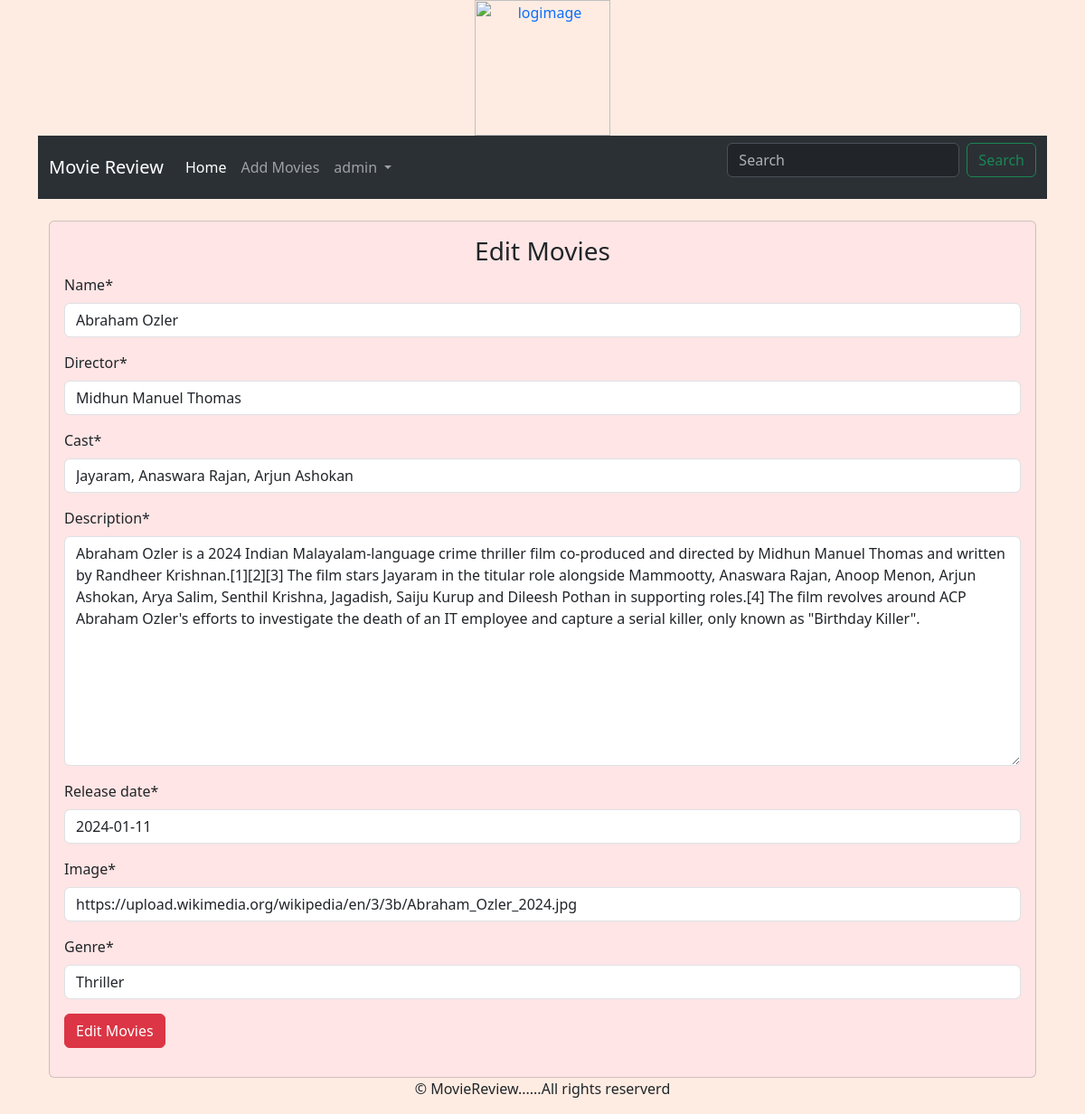
Screenshot of /editmovies/2/ (signed in) with the database file from the repository.
### movieapp/models.py (models this page shows, shortened)
class Movie(models.Model):
    name=models.CharField(max_length=250)
    director= models.CharField(max_length=250)
    cast=models.CharField(max_length=800)
    description=models.TextField(max_length=3000)
    release_date=models.DateField()
    averageRating=models.FloatField(default=0)
    image=models.URLField(default=None,null=True)
    genre = models.CharField(max_length=200, default='Drama')
    user = models.ForeignKey(User, on_delete=models.CASCADE)

### movieapp/views.py (the view)
# urls.py: path('editmovies/<int:id>/', views.edit_movies, name="edit_movies"),
def edit_movies(request,id):
    if request.user.is_authenticated:
            movie=Movie.objects.get(id=id)
            if request.method=="POST":
                form=MovieForm(request.POST or None, instance=movie)
                if form.is_valid():
                    date=form.save(commit=False)
                    date.save()
                    return redirect("movieapp:detail", id)
            else:
                form=MovieForm(instance=movie)
            return render(request,'addmovies.html',{"form":form, "controller":"Edit Movies"})
    return redirect("credentials:login")

### movieapp/forms.py
class MovieForm(forms.ModelForm):
    class Meta:
        model = Movie
        fields=('name', 'director', 'cast', 'description', 'release_date', 'image','genre')

### templates/addmovies.html (shortened to what this page needs)
{% extends 'base.html' %}
{% load crispy_forms_tags %}
{% load static %}
{% block content %}
<div class="container">
    <br>
    <div class="card" style="background-color:FFE5E5;">
        <div class="card-body">
            <h3 class="text-center">{{controller}}</h3>
            <form action="" method="POST" >
                {{ form|crispy}}
                <input type="submit" value="{{controller}}" class="btn btn-danger">
            </form>
        </div>
    </div>
</div>
{% endblock %}

### templates/nav.html (shortened to what this page needs)
<nav class="navbar navbar-expand-lg  bg-body-tertiary" data-bs-theme="dark">
  <div class="container-fluid">
    <a class="navbar-brand" href="{% url 'movieapp:home' %}">Movie Review</a>
    <div class="collapse navbar-collapse" id="navbarSupportedContent">
      <ul class="navbar-nav me-auto mb-2 mb-lg-0">
        <li class="nav-item">
          <a class="nav-link active" aria-current="page" href="{% url 'movieapp:home' %}">Home</a>
        </li>
        <li class="nav-item">
          <a class="nav-link" href="{% url 'movieapp:add_movies' %}">Add Movies</a>
        </li>
         {% if user.is_authenticated %}
            <li class="nav-item dropdown">
              <a class="nav-link dropdown-toggle" href="#" role="button" data-bs-toggle="dropdown" aria-expanded="false">
                {{user.username}}
              </a>
            </li>
         {% else %}
            <li class="nav-item">
            <a class="nav-link" href="{% url 'credentials:register' %}">Register</a>
            <li class="nav-item">
            <a class="nav-link" href="{% url 'credentials:login' %}">Login</a>
         {% endif %}
        </ul>
      <form class="d-flex" role="search" action="{% url 'movieapp:home' %}" method ="GET">
        <input class="form-control me-2" type="search" placeholder="Search" aria-label="Search" name="q">
        <button class="btn btn-outline-success" type="submit">Search</button>
      </form>
    </div>
  </div>
</nav>

### rows the page displays
Movie: name "Abraham Ozler", director "Midhun Manuel Thomas", cast "Jayaram, Anaswara Rajan, Arjun Ashokan", description "Abraham Ozler is a 2024 Indian Malayalam-language crime thriller film co-produced and directed by Midhun Manuel Thomas and written by Randheer Krishnan.[1][2][3] The film stars Jayaram in the titular role alongside Mammootty, Anaswara Rajan, Anoop Menon, Arjun Ashokan, Arya Salim, Senthil Krishna, Jagadish, Saiju Kurup and Dileesh Pothan in supporting roles.[4] The film revolves around ACP Abraham Ozler's efforts to investigate the death of an IT employee and capture a serial killer, only known as \"Birthday Killer\".", release_date "2024-01-11", image "https://upload.wikimedia.org/wikipedia/en/3/3b/Abraham_Ozler_2024.jpg", genre "Thriller"

### other values shown
{{ user.username }} "admin"
{{ controller }} "Edit Movies"
